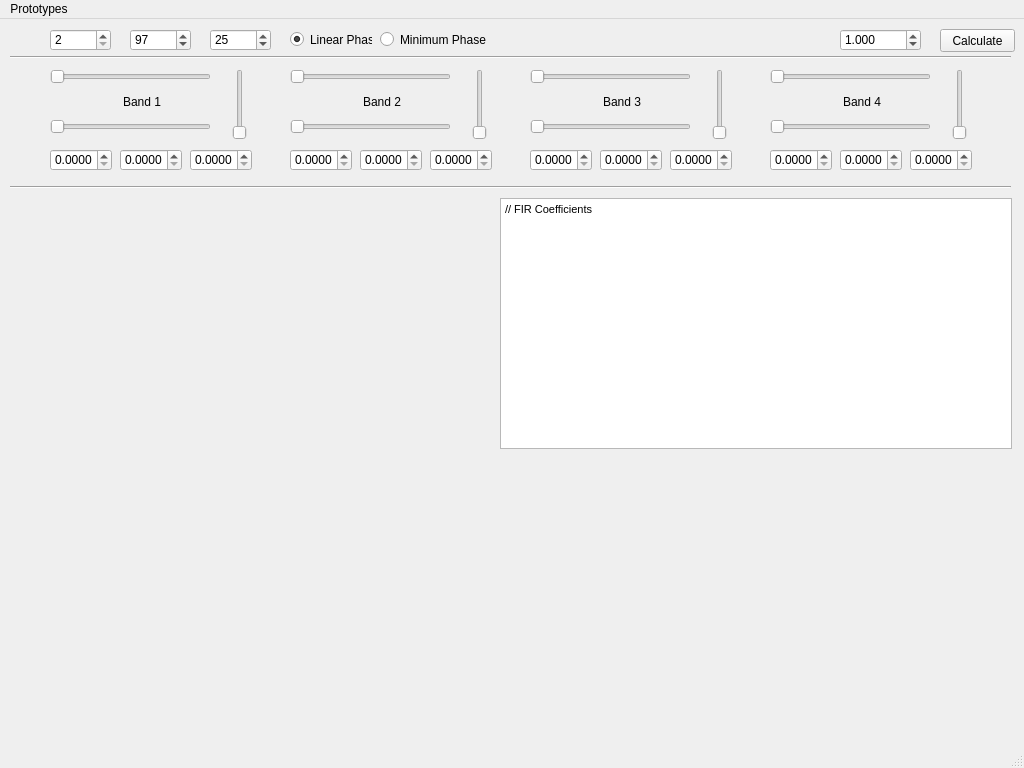
<?xml version="1.0" encoding="UTF-8"?>
<ui version="4.0">
 <class>MainWindow</class>
 <widget class="QMainWindow" name="MainWindow">
  <property name="geometry">
   <rect>
    <x>0</x>
    <y>0</y>
    <width>1024</width>
    <height>768</height>
   </rect>
  </property>
  <property name="windowTitle">
   <string>MainWindow</string>
  </property>
  <widget class="QWidget" name="centralwidget">
   <widget class="MatplotlibWidget" name="impulseMatplotlibwidget">
    <property name="geometry">
     <rect>
      <x>10</x>
      <y>180</y>
      <width>491</width>
      <height>251</height>
     </rect>
    </property>
    <property name="toolTip">
     <string>Impulse response plot</string>
    </property>
    <property name="autoFillBackground">
     <bool>false</bool>
    </property>
    <property name="styleSheet">
     <string notr="true">MatplotlibWidget{
border-width: 0px;
}
</string>
    </property>
   </widget>
   <widget class="MatplotlibWidget" name="freqResponseMatplotlibwidget">
    <property name="geometry">
     <rect>
      <x>10</x>
      <y>430</y>
      <width>1001</width>
      <height>301</height>
     </rect>
    </property>
    <property name="font">
     <font>
      <pointsize>7</pointsize>
     </font>
    </property>
    <property name="toolTip">
     <string>Frequency response</string>
    </property>
    <property name="styleSheet">
     <string notr="true">MatplotlibWidget{
border-width: 0px;
}</string>
    </property>
   </widget>
   <widget class="QSlider" name="bandStartHorizontalSlider">
    <property name="geometry">
     <rect>
      <x>50</x>
      <y>50</y>
      <width>161</width>
      <height>16</height>
     </rect>
    </property>
    <property name="toolTip">
     <string>Band 1 start</string>
    </property>
    <property name="maximum">
     <number>50</number>
    </property>
    <property name="orientation">
     <enum>Qt::Horizontal</enum>
    </property>
   </widget>
   <widget class="QSlider" name="bandEndHorizontalSlider">
    <property name="geometry">
     <rect>
      <x>50</x>
      <y>100</y>
      <width>161</width>
      <height>16</height>
     </rect>
    </property>
    <property name="toolTip">
     <string>Band 1 end</string>
    </property>
    <property name="maximum">
     <number>50</number>
    </property>
    <property name="orientation">
     <enum>Qt::Horizontal</enum>
    </property>
   </widget>
   <widget class="QSlider" name="bandLevelVerticalSlider">
    <property name="geometry">
     <rect>
      <x>230</x>
      <y>50</y>
      <width>20</width>
      <height>71</height>
     </rect>
    </property>
    <property name="toolTip">
     <string>Band 1 level</string>
    </property>
    <property name="maximum">
     <number>100</number>
    </property>
    <property name="orientation">
     <enum>Qt::Vertical</enum>
    </property>
   </widget>
   <widget class="QDoubleSpinBox" name="bandStart">
    <property name="geometry">
     <rect>
      <x>50</x>
      <y>130</y>
      <width>62</width>
      <height>22</height>
     </rect>
    </property>
    <property name="toolTip">
     <string>band 1 start</string>
    </property>
    <property name="decimals">
     <number>4</number>
    </property>
    <property name="maximum">
     <double>0.500000000000000</double>
    </property>
    <property name="singleStep">
     <double>0.010000000000000</double>
    </property>
   </widget>
   <widget class="QDoubleSpinBox" name="bandEnd">
    <property name="geometry">
     <rect>
      <x>120</x>
      <y>130</y>
      <width>62</width>
      <height>22</height>
     </rect>
    </property>
    <property name="toolTip">
     <string>band 1 end</string>
    </property>
    <property name="decimals">
     <number>4</number>
    </property>
    <property name="maximum">
     <double>0.500000000000000</double>
    </property>
    <property name="singleStep">
     <double>0.010000000000000</double>
    </property>
   </widget>
   <widget class="QDoubleSpinBox" name="bandLevel">
    <property name="geometry">
     <rect>
      <x>190</x>
      <y>130</y>
      <width>62</width>
      <height>22</height>
     </rect>
    </property>
    <property name="toolTip">
     <string>band 1 level</string>
    </property>
    <property name="decimals">
     <number>4</number>
    </property>
    <property name="maximum">
     <double>1.000000000000000</double>
    </property>
    <property name="singleStep">
     <double>0.010000000000000</double>
    </property>
   </widget>
   <widget class="QDoubleSpinBox" name="bandEnd_2">
    <property name="geometry">
     <rect>
      <x>360</x>
      <y>130</y>
      <width>62</width>
      <height>22</height>
     </rect>
    </property>
    <property name="toolTip">
     <string>band 2 end</string>
    </property>
    <property name="decimals">
     <number>4</number>
    </property>
    <property name="maximum">
     <double>0.500000000000000</double>
    </property>
    <property name="singleStep">
     <double>0.010000000000000</double>
    </property>
   </widget>
   <widget class="QSlider" name="bandEndHorizontalSlider_2">
    <property name="geometry">
     <rect>
      <x>290</x>
      <y>100</y>
      <width>161</width>
      <height>16</height>
     </rect>
    </property>
    <property name="toolTip">
     <string>band 2 end</string>
    </property>
    <property name="maximum">
     <number>50</number>
    </property>
    <property name="orientation">
     <enum>Qt::Horizontal</enum>
    </property>
   </widget>
   <widget class="QSlider" name="bandLevelVerticalSlider_2">
    <property name="geometry">
     <rect>
      <x>470</x>
      <y>50</y>
      <width>20</width>
      <height>71</height>
     </rect>
    </property>
    <property name="toolTip">
     <string>band 2 level</string>
    </property>
    <property name="maximum">
     <number>100</number>
    </property>
    <property name="orientation">
     <enum>Qt::Vertical</enum>
    </property>
   </widget>
   <widget class="QDoubleSpinBox" name="bandLevel_2">
    <property name="geometry">
     <rect>
      <x>430</x>
      <y>130</y>
      <width>62</width>
      <height>22</height>
     </rect>
    </property>
    <property name="toolTip">
     <string>band 2 level</string>
    </property>
    <property name="decimals">
     <number>4</number>
    </property>
    <property name="maximum">
     <double>1.000000000000000</double>
    </property>
    <property name="singleStep">
     <double>0.010000000000000</double>
    </property>
   </widget>
   <widget class="QDoubleSpinBox" name="bandStart_2">
    <property name="geometry">
     <rect>
      <x>290</x>
      <y>130</y>
      <width>62</width>
      <height>22</height>
     </rect>
    </property>
    <property name="toolTip">
     <string>band 2 start</string>
    </property>
    <property name="decimals">
     <number>4</number>
    </property>
    <property name="maximum">
     <double>0.500000000000000</double>
    </property>
    <property name="singleStep">
     <double>0.010000000000000</double>
    </property>
   </widget>
   <widget class="QSlider" name="bandStartHorizontalSlider_2">
    <property name="geometry">
     <rect>
      <x>290</x>
      <y>50</y>
      <width>161</width>
      <height>16</height>
     </rect>
    </property>
    <property name="toolTip">
     <string>band 2 start</string>
    </property>
    <property name="maximum">
     <number>50</number>
    </property>
    <property name="orientation">
     <enum>Qt::Horizontal</enum>
    </property>
   </widget>
   <widget class="QDoubleSpinBox" name="bandEnd_3">
    <property name="geometry">
     <rect>
      <x>600</x>
      <y>130</y>
      <width>62</width>
      <height>22</height>
     </rect>
    </property>
    <property name="toolTip">
     <string>band 3 end</string>
    </property>
    <property name="decimals">
     <number>4</number>
    </property>
    <property name="maximum">
     <double>0.500000000000000</double>
    </property>
    <property name="singleStep">
     <double>0.010000000000000</double>
    </property>
   </widget>
   <widget class="QSlider" name="bandEndHorizontalSlider_3">
    <property name="geometry">
     <rect>
      <x>530</x>
      <y>100</y>
      <width>161</width>
      <height>16</height>
     </rect>
    </property>
    <property name="toolTip">
     <string>band 3 end</string>
    </property>
    <property name="maximum">
     <number>50</number>
    </property>
    <property name="orientation">
     <enum>Qt::Horizontal</enum>
    </property>
   </widget>
   <widget class="QSlider" name="bandLevelVerticalSlider_3">
    <property name="geometry">
     <rect>
      <x>710</x>
      <y>50</y>
      <width>20</width>
      <height>71</height>
     </rect>
    </property>
    <property name="toolTip">
     <string>band 3 level</string>
    </property>
    <property name="maximum">
     <number>100</number>
    </property>
    <property name="orientation">
     <enum>Qt::Vertical</enum>
    </property>
   </widget>
   <widget class="QDoubleSpinBox" name="bandLevel_3">
    <property name="geometry">
     <rect>
      <x>670</x>
      <y>130</y>
      <width>62</width>
      <height>22</height>
     </rect>
    </property>
    <property name="toolTip">
     <string>band 3 level</string>
    </property>
    <property name="decimals">
     <number>4</number>
    </property>
    <property name="maximum">
     <double>1.000000000000000</double>
    </property>
    <property name="singleStep">
     <double>0.010000000000000</double>
    </property>
   </widget>
   <widget class="QDoubleSpinBox" name="bandStart_3">
    <property name="geometry">
     <rect>
      <x>530</x>
      <y>130</y>
      <width>62</width>
      <height>22</height>
     </rect>
    </property>
    <property name="toolTip">
     <string>band 3 start</string>
    </property>
    <property name="decimals">
     <number>4</number>
    </property>
    <property name="maximum">
     <double>0.500000000000000</double>
    </property>
    <property name="singleStep">
     <double>0.010000000000000</double>
    </property>
   </widget>
   <widget class="QSlider" name="bandStartHorizontalSlider_3">
    <property name="geometry">
     <rect>
      <x>530</x>
      <y>50</y>
      <width>161</width>
      <height>16</height>
     </rect>
    </property>
    <property name="toolTip">
     <string>band 3 start</string>
    </property>
    <property name="maximum">
     <number>50</number>
    </property>
    <property name="orientation">
     <enum>Qt::Horizontal</enum>
    </property>
   </widget>
   <widget class="QDoubleSpinBox" name="bandEnd_4">
    <property name="geometry">
     <rect>
      <x>840</x>
      <y>130</y>
      <width>62</width>
      <height>22</height>
     </rect>
    </property>
    <property name="toolTip">
     <string>band 4 end</string>
    </property>
    <property name="decimals">
     <number>4</number>
    </property>
    <property name="maximum">
     <double>0.500000000000000</double>
    </property>
    <property name="singleStep">
     <double>0.010000000000000</double>
    </property>
   </widget>
   <widget class="QSlider" name="bandEndHorizontalSlider_4">
    <property name="geometry">
     <rect>
      <x>770</x>
      <y>100</y>
      <width>161</width>
      <height>16</height>
     </rect>
    </property>
    <property name="toolTip">
     <string>band 4 end</string>
    </property>
    <property name="maximum">
     <number>50</number>
    </property>
    <property name="orientation">
     <enum>Qt::Horizontal</enum>
    </property>
   </widget>
   <widget class="QSlider" name="bandLevelVerticalSlider_4">
    <property name="geometry">
     <rect>
      <x>950</x>
      <y>50</y>
      <width>20</width>
      <height>71</height>
     </rect>
    </property>
    <property name="toolTip">
     <string>band 4 level</string>
    </property>
    <property name="maximum">
     <number>100</number>
    </property>
    <property name="orientation">
     <enum>Qt::Vertical</enum>
    </property>
   </widget>
   <widget class="QDoubleSpinBox" name="bandLevel_4">
    <property name="geometry">
     <rect>
      <x>910</x>
      <y>130</y>
      <width>62</width>
      <height>22</height>
     </rect>
    </property>
    <property name="toolTip">
     <string>band 4 level</string>
    </property>
    <property name="decimals">
     <number>4</number>
    </property>
    <property name="maximum">
     <double>1.000000000000000</double>
    </property>
    <property name="singleStep">
     <double>0.010000000000000</double>
    </property>
   </widget>
   <widget class="QDoubleSpinBox" name="bandStart_4">
    <property name="geometry">
     <rect>
      <x>770</x>
      <y>130</y>
      <width>62</width>
      <height>22</height>
     </rect>
    </property>
    <property name="toolTip">
     <string>band 4 start</string>
    </property>
    <property name="decimals">
     <number>4</number>
    </property>
    <property name="maximum">
     <double>0.500000000000000</double>
    </property>
    <property name="singleStep">
     <double>0.010000000000000</double>
    </property>
   </widget>
   <widget class="QSlider" name="bandStartHorizontalSlider_4">
    <property name="geometry">
     <rect>
      <x>770</x>
      <y>50</y>
      <width>161</width>
      <height>16</height>
     </rect>
    </property>
    <property name="toolTip">
     <string>band 4 start</string>
    </property>
    <property name="maximum">
     <number>50</number>
    </property>
    <property name="orientation">
     <enum>Qt::Horizontal</enum>
    </property>
   </widget>
   <widget class="Line" name="line">
    <property name="geometry">
     <rect>
      <x>10</x>
      <y>30</y>
      <width>1001</width>
      <height>16</height>
     </rect>
    </property>
    <property name="orientation">
     <enum>Qt::Horizontal</enum>
    </property>
   </widget>
   <widget class="QSpinBox" name="bandsSpinBox">
    <property name="geometry">
     <rect>
      <x>50</x>
      <y>10</y>
      <width>61</width>
      <height>22</height>
     </rect>
    </property>
    <property name="toolTip">
     <string>Number of bands</string>
    </property>
    <property name="minimum">
     <number>2</number>
    </property>
    <property name="maximum">
     <number>4</number>
    </property>
    <property name="value">
     <number>2</number>
    </property>
   </widget>
   <widget class="Line" name="line_2">
    <property name="geometry">
     <rect>
      <x>10</x>
      <y>160</y>
      <width>1001</width>
      <height>16</height>
     </rect>
    </property>
    <property name="orientation">
     <enum>Qt::Horizontal</enum>
    </property>
   </widget>
   <widget class="QTextBrowser" name="coeffsTextBrowser">
    <property name="geometry">
     <rect>
      <x>500</x>
      <y>179</y>
      <width>512</width>
      <height>251</height>
     </rect>
    </property>
    <property name="toolTip">
     <string>Filter coefficients</string>
    </property>
    <property name="autoFillBackground">
     <bool>true</bool>
    </property>
    <property name="styleSheet">
     <string notr="true">QtextBrowser{
border-width: 0px;
}</string>
    </property>
    <property name="html">
     <string>&lt;!DOCTYPE HTML PUBLIC &quot;-//W3C//DTD HTML 4.0//EN&quot; &quot;http://www.w3.org/TR/REC-html40/strict.dtd&quot;&gt;
&lt;html&gt;&lt;head&gt;&lt;meta name=&quot;qrichtext&quot; content=&quot;1&quot; /&gt;&lt;style type=&quot;text/css&quot;&gt;
p, li { white-space: pre-wrap; }
&lt;/style&gt;&lt;/head&gt;&lt;body style=&quot; font-family:'MS Shell Dlg 2'; font-size:8.25pt; font-weight:400; font-style:normal;&quot;&gt;
&lt;p style=&quot; margin-top:0px; margin-bottom:0px; margin-left:0px; margin-right:0px; -qt-block-indent:0; text-indent:0px;&quot;&gt;&lt;span style=&quot; font-size:8pt;&quot;&gt;// FIR Coefficients&lt;/span&gt;&lt;/p&gt;&lt;/body&gt;&lt;/html&gt;</string>
    </property>
    <property name="acceptRichText">
     <bool>false</bool>
    </property>
   </widget>
   <widget class="QSpinBox" name="tapsSpinBox">
    <property name="geometry">
     <rect>
      <x>130</x>
      <y>10</y>
      <width>61</width>
      <height>22</height>
     </rect>
    </property>
    <property name="toolTip">
     <string>Number of taps</string>
    </property>
    <property name="minimum">
     <number>3</number>
    </property>
    <property name="maximum">
     <number>511</number>
    </property>
    <property name="value">
     <number>97</number>
    </property>
   </widget>
   <widget class="QDoubleSpinBox" name="sampleRateDoubleSpinBox">
    <property name="geometry">
     <rect>
      <x>840</x>
      <y>10</y>
      <width>81</width>
      <height>22</height>
     </rect>
    </property>
    <property name="toolTip">
     <string>&lt;html&gt;&lt;head/&gt;&lt;body&gt;&lt;p&gt;Sampling rate&lt;/p&gt;&lt;p&gt;(This is only used to scale the the frequency response graph's frequency axis.)&lt;/p&gt;&lt;p&gt;&lt;br/&gt;&lt;/p&gt;&lt;/body&gt;&lt;/html&gt;</string>
    </property>
    <property name="decimals">
     <number>3</number>
    </property>
    <property name="minimum">
     <double>0.000000000000000</double>
    </property>
    <property name="maximum">
     <double>1000000000.000000000000000</double>
    </property>
    <property name="value">
     <double>1.000000000000000</double>
    </property>
   </widget>
   <widget class="QPushButton" name="calculatePushButton">
    <property name="geometry">
     <rect>
      <x>940</x>
      <y>10</y>
      <width>75</width>
      <height>23</height>
     </rect>
    </property>
    <property name="toolTip">
     <string>calculate FIR coefficients</string>
    </property>
    <property name="text">
     <string>Calculate</string>
    </property>
   </widget>
   <widget class="QSpinBox" name="iterationsSpinBox">
    <property name="geometry">
     <rect>
      <x>210</x>
      <y>10</y>
      <width>61</width>
      <height>22</height>
     </rect>
    </property>
    <property name="toolTip">
     <string>Maximum number of iterations for remez algorithm</string>
    </property>
    <property name="buttonSymbols">
     <enum>QAbstractSpinBox::UpDownArrows</enum>
    </property>
    <property name="minimum">
     <number>1</number>
    </property>
    <property name="maximum">
     <number>2048</number>
    </property>
    <property name="value">
     <number>25</number>
    </property>
   </widget>
   <widget class="QLabel" name="band1Label">
    <property name="geometry">
     <rect>
      <x>123</x>
      <y>76</y>
      <width>46</width>
      <height>13</height>
     </rect>
    </property>
    <property name="text">
     <string>Band 1</string>
    </property>
   </widget>
   <widget class="QLabel" name="band2Label">
    <property name="geometry">
     <rect>
      <x>363</x>
      <y>76</y>
      <width>46</width>
      <height>13</height>
     </rect>
    </property>
    <property name="text">
     <string>Band 2</string>
    </property>
   </widget>
   <widget class="QLabel" name="band3Label">
    <property name="geometry">
     <rect>
      <x>603</x>
      <y>76</y>
      <width>46</width>
      <height>13</height>
     </rect>
    </property>
    <property name="text">
     <string>Band 3</string>
    </property>
   </widget>
   <widget class="QLabel" name="band4Label">
    <property name="geometry">
     <rect>
      <x>843</x>
      <y>76</y>
      <width>46</width>
      <height>13</height>
     </rect>
    </property>
    <property name="text">
     <string>Band 4</string>
    </property>
   </widget>
   <widget class="QRadioButton" name="linPhaseRadioButton">
    <property name="geometry">
     <rect>
      <x>290</x>
      <y>10</y>
      <width>82</width>
      <height>21</height>
     </rect>
    </property>
    <property name="text">
     <string>Linear Phase</string>
    </property>
    <property name="checked">
     <bool>true</bool>
    </property>
   </widget>
   <widget class="QRadioButton" name="minPhaseRadioButton">
    <property name="geometry">
     <rect>
      <x>380</x>
      <y>10</y>
      <width>111</width>
      <height>21</height>
     </rect>
    </property>
    <property name="text">
     <string>Minimum Phase</string>
    </property>
   </widget>
  </widget>
  <widget class="QMenuBar" name="menubar">
   <property name="geometry">
    <rect>
     <x>0</x>
     <y>0</y>
     <width>1024</width>
     <height>21</height>
    </rect>
   </property>
   <widget class="QMenu" name="menuPrototypes">
    <property name="title">
     <string>Prototypes</string>
    </property>
    <addaction name="actionLowpass"/>
    <addaction name="actionHighpass"/>
    <addaction name="actionBandpass"/>
    <addaction name="actionBandreject"/>
    <addaction name="action4_band"/>
   </widget>
   <addaction name="menuPrototypes"/>
  </widget>
  <widget class="QStatusBar" name="statusbar"/>
  <action name="actionLowpass">
   <property name="text">
    <string>Lowpass</string>
   </property>
  </action>
  <action name="actionHighpass">
   <property name="text">
    <string>Highpass</string>
   </property>
  </action>
  <action name="actionBandpass">
   <property name="text">
    <string>Bandpass</string>
   </property>
  </action>
  <action name="actionBandreject">
   <property name="text">
    <string>Bandreject</string>
   </property>
  </action>
  <action name="action4_band">
   <property name="text">
    <string>4-band</string>
   </property>
  </action>
 </widget>
 <customwidgets>
  <customwidget>
   <class>MatplotlibWidget</class>
   <extends>QWidget</extends>
   <header>matplotlibwidget</header>
  </customwidget>
 </customwidgets>
 <resources/>
 <connections/>
</ui>
